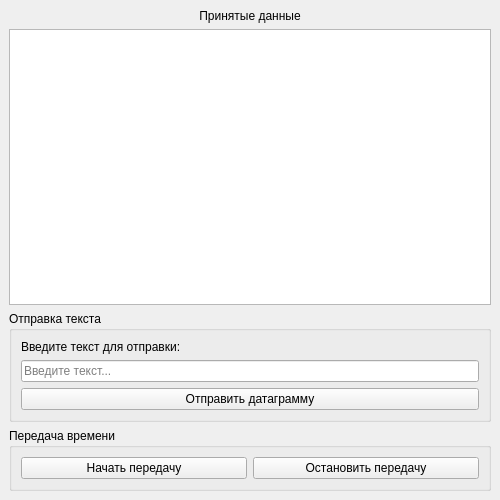
<?xml version="1.0" encoding="UTF-8"?>
<ui version="4.0">
 <class>MainWindow</class>
 <widget class="QMainWindow" name="MainWindow">
  <property name="geometry">
   <rect>
    <x>0</x>
    <y>0</y>
    <width>500</width>
    <height>500</height>
   </rect>
  </property>
  <property name="windowTitle">
   <string>UDP Client</string>
  </property>
  <widget class="QWidget" name="centralwidget">
   <layout class="QVBoxLayout" name="verticalLayout">
    <item>
     <widget class="QLabel" name="lb_receiveData">
      <property name="text">
       <string>Принятые данные</string>
      </property>
      <property name="alignment">
       <set>Qt::AlignCenter</set>
      </property>
     </widget>
    </item>
    <item>
     <widget class="QTextEdit" name="te_result"/>
    </item>
    <item>
     <widget class="QGroupBox" name="gb_sendText">
      <property name="title">
       <string>Отправка текста</string>
      </property>
      <layout class="QVBoxLayout" name="verticalLayout_2">
       <item>
        <widget class="QLabel" name="label">
         <property name="text">
          <string>Введите текст для отправки:</string>
         </property>
        </widget>
       </item>
       <item>
        <widget class="QLineEdit" name="le_textToSend">
         <property name="placeholderText">
          <string>Введите текст...</string>
         </property>
        </widget>
       </item>
       <item>
        <widget class="QPushButton" name="pb_sendText">
         <property name="text">
          <string>Отправить датаграмму</string>
         </property>
        </widget>
       </item>
      </layout>
     </widget>
    </item>
    <item>
     <widget class="QGroupBox" name="gb_time">
      <property name="title">
       <string>Передача времени</string>
      </property>
      <layout class="QHBoxLayout" name="horizontalLayout">
       <item>
        <widget class="QPushButton" name="pb_start">
         <property name="text">
          <string>Начать передачу</string>
         </property>
        </widget>
       </item>
       <item>
        <widget class="QPushButton" name="pb_stop">
         <property name="text">
          <string>Остановить передачу</string>
         </property>
        </widget>
       </item>
      </layout>
     </widget>
    </item>
   </layout>
  </widget>
 </widget>
 <resources/>
 <connections/>
</ui>
